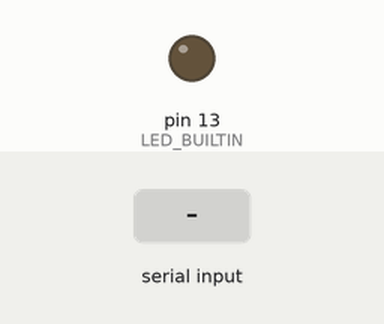
A sketch run on a simulated Arduino Uno, built with avr-gcc and run on an emulated ATmega328P. On the bench: output pins drawn as LEDs (lit = HIGH). The inputs (shaded band) are chosen by the test bench.

Above: at 1.2 s.
1.3 s: "1" received over Serial
At 1.6 s:
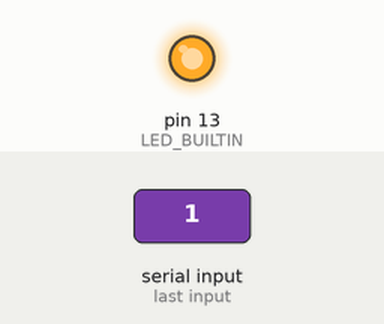
2.8 s: "0" received over Serial
At 3.9 s:
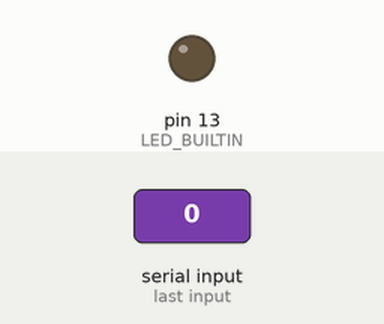
Timing chart, 0 to 5.8 s (numbered marks = the images above; inputs shaded):
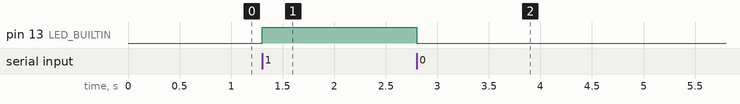

Measured:
- after the input at 1.3 s, pin 13 (LED_BUILTIN): LOW → HIGH at once
- after the input at 2.8 s, pin 13 (LED_BUILTIN): HIGH → LOW at once

The sketch:

serialbasic.ino
```cpp
void setup() {
  // put your setup code here, to run once:
pinMode(LED_BUILTIN, OUTPUT);
  Serial.begin(9600);
}

void loop() {
  // put your main code here, to run repeatedly:
if(Serial.available()> 0)
{
  if(Serial.read() == '1')
  {
     digitalWrite(LED_BUILTIN, HIGH);
  }
  else
  {
    digitalWrite(LED_BUILTIN, LOW);

  }
}
}
```
